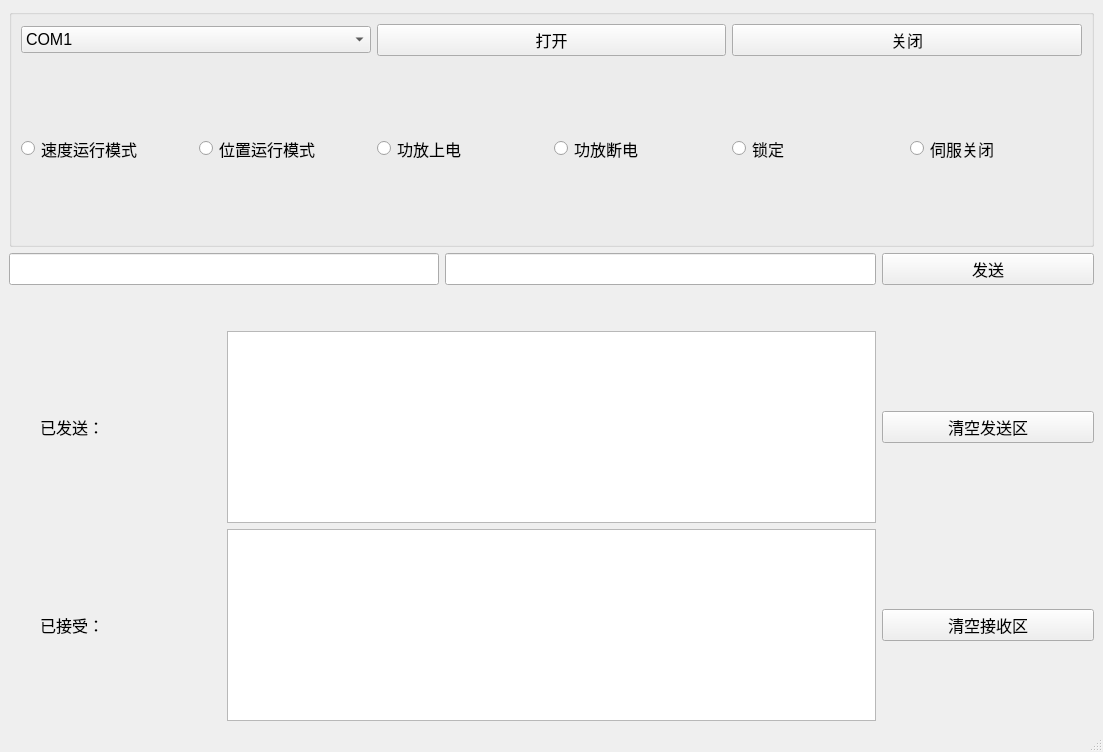
<?xml version="1.0" encoding="UTF-8"?>
<ui version="4.0">
 <class>MainWindow</class>
 <widget class="QMainWindow" name="MainWindow">
  <property name="geometry">
   <rect>
    <x>0</x>
    <y>0</y>
    <width>1103</width>
    <height>752</height>
   </rect>
  </property>
  <property name="sizePolicy">
   <sizepolicy hsizetype="Preferred" vsizetype="Minimum">
    <horstretch>0</horstretch>
    <verstretch>0</verstretch>
   </sizepolicy>
  </property>
  <property name="windowTitle">
   <string>MainWindow</string>
  </property>
  <widget class="QWidget" name="centralwidget">
   <layout class="QGridLayout" name="gridLayout_2">
    <item row="0" column="0">
     <widget class="QGroupBox" name="groupBox">
      <property name="title">
       <string/>
      </property>
      <layout class="QVBoxLayout" name="verticalLayout">
       <item>
        <layout class="QHBoxLayout" name="horizontalLayout">
         <item>
          <widget class="QComboBox" name="cmb_port_name">
           <property name="sizePolicy">
            <sizepolicy hsizetype="Preferred" vsizetype="Fixed">
             <horstretch>0</horstretch>
             <verstretch>0</verstretch>
            </sizepolicy>
           </property>
           <property name="font">
            <font>
             <pointsize>12</pointsize>
            </font>
           </property>
           <item>
            <property name="text">
             <string>COM1</string>
            </property>
           </item>
           <item>
            <property name="text">
             <string>COM2</string>
            </property>
           </item>
          </widget>
         </item>
         <item>
          <widget class="QPushButton" name="btn_open">
           <property name="sizePolicy">
            <sizepolicy hsizetype="Minimum" vsizetype="Fixed">
             <horstretch>0</horstretch>
             <verstretch>0</verstretch>
            </sizepolicy>
           </property>
           <property name="font">
            <font>
             <pointsize>12</pointsize>
            </font>
           </property>
           <property name="text">
            <string>打开</string>
           </property>
          </widget>
         </item>
         <item>
          <widget class="QPushButton" name="btn_close">
           <property name="sizePolicy">
            <sizepolicy hsizetype="Minimum" vsizetype="Fixed">
             <horstretch>0</horstretch>
             <verstretch>0</verstretch>
            </sizepolicy>
           </property>
           <property name="font">
            <font>
             <pointsize>12</pointsize>
            </font>
           </property>
           <property name="text">
            <string>关闭</string>
           </property>
          </widget>
         </item>
        </layout>
       </item>
       <item>
        <layout class="QHBoxLayout" name="horizontalLayout_4">
         <item>
          <widget class="QRadioButton" name="radioButton1">
           <property name="sizePolicy">
            <sizepolicy hsizetype="Minimum" vsizetype="Minimum">
             <horstretch>0</horstretch>
             <verstretch>0</verstretch>
            </sizepolicy>
           </property>
           <property name="font">
            <font>
             <pointsize>12</pointsize>
            </font>
           </property>
           <property name="text">
            <string>速度运行模式</string>
           </property>
          </widget>
         </item>
         <item>
          <widget class="QRadioButton" name="radioButton2">
           <property name="sizePolicy">
            <sizepolicy hsizetype="Minimum" vsizetype="Minimum">
             <horstretch>0</horstretch>
             <verstretch>0</verstretch>
            </sizepolicy>
           </property>
           <property name="font">
            <font>
             <pointsize>12</pointsize>
            </font>
           </property>
           <property name="text">
            <string>位置运行模式</string>
           </property>
          </widget>
         </item>
         <item>
          <widget class="QRadioButton" name="radioButton3">
           <property name="sizePolicy">
            <sizepolicy hsizetype="Minimum" vsizetype="Minimum">
             <horstretch>0</horstretch>
             <verstretch>0</verstretch>
            </sizepolicy>
           </property>
           <property name="font">
            <font>
             <pointsize>12</pointsize>
            </font>
           </property>
           <property name="text">
            <string>功放上电</string>
           </property>
          </widget>
         </item>
         <item>
          <widget class="QRadioButton" name="radioButton4">
           <property name="sizePolicy">
            <sizepolicy hsizetype="Minimum" vsizetype="Minimum">
             <horstretch>0</horstretch>
             <verstretch>0</verstretch>
            </sizepolicy>
           </property>
           <property name="font">
            <font>
             <pointsize>12</pointsize>
            </font>
           </property>
           <property name="text">
            <string>功放断电</string>
           </property>
          </widget>
         </item>
         <item>
          <widget class="QRadioButton" name="radioButton5">
           <property name="sizePolicy">
            <sizepolicy hsizetype="Minimum" vsizetype="Minimum">
             <horstretch>0</horstretch>
             <verstretch>0</verstretch>
            </sizepolicy>
           </property>
           <property name="font">
            <font>
             <pointsize>12</pointsize>
            </font>
           </property>
           <property name="text">
            <string>锁定</string>
           </property>
          </widget>
         </item>
         <item>
          <widget class="QRadioButton" name="radioButton6">
           <property name="sizePolicy">
            <sizepolicy hsizetype="Minimum" vsizetype="Minimum">
             <horstretch>0</horstretch>
             <verstretch>0</verstretch>
            </sizepolicy>
           </property>
           <property name="font">
            <font>
             <pointsize>12</pointsize>
            </font>
           </property>
           <property name="text">
            <string>伺服关闭</string>
           </property>
          </widget>
         </item>
        </layout>
       </item>
      </layout>
     </widget>
    </item>
    <item row="1" column="0">
     <layout class="QGridLayout" name="gridLayout">
      <item row="1" column="2">
       <spacer name="verticalSpacer">
        <property name="orientation">
         <enum>Qt::Vertical</enum>
        </property>
        <property name="sizeType">
         <enum>QSizePolicy::Fixed</enum>
        </property>
        <property name="sizeHint" stdset="0">
         <size>
          <width>20</width>
          <height>40</height>
         </size>
        </property>
       </spacer>
      </item>
      <item row="2" column="1" colspan="3">
       <widget class="QTextEdit" name="show_send">
        <property name="sizePolicy">
         <sizepolicy hsizetype="Expanding" vsizetype="Fixed">
          <horstretch>0</horstretch>
          <verstretch>0</verstretch>
         </sizepolicy>
        </property>
        <property name="font">
         <font>
          <pointsize>12</pointsize>
         </font>
        </property>
       </widget>
      </item>
      <item row="3" column="1" colspan="3">
       <widget class="QTextEdit" name="show_receive">
        <property name="sizePolicy">
         <sizepolicy hsizetype="Expanding" vsizetype="Fixed">
          <horstretch>0</horstretch>
          <verstretch>0</verstretch>
         </sizepolicy>
        </property>
        <property name="font">
         <font>
          <pointsize>12</pointsize>
         </font>
        </property>
       </widget>
      </item>
      <item row="0" column="2" colspan="2">
       <widget class="QLineEdit" name="data_edit2">
        <property name="sizePolicy">
         <sizepolicy hsizetype="Expanding" vsizetype="Minimum">
          <horstretch>0</horstretch>
          <verstretch>0</verstretch>
         </sizepolicy>
        </property>
        <property name="font">
         <font>
          <pointsize>12</pointsize>
         </font>
        </property>
       </widget>
      </item>
      <item row="0" column="0" colspan="2">
       <widget class="QLineEdit" name="data_edit1">
        <property name="sizePolicy">
         <sizepolicy hsizetype="Expanding" vsizetype="Minimum">
          <horstretch>0</horstretch>
          <verstretch>0</verstretch>
         </sizepolicy>
        </property>
        <property name="font">
         <font>
          <pointsize>12</pointsize>
         </font>
        </property>
       </widget>
      </item>
      <item row="0" column="4">
       <widget class="QPushButton" name="btn_send">
        <property name="sizePolicy">
         <sizepolicy hsizetype="Minimum" vsizetype="Minimum">
          <horstretch>0</horstretch>
          <verstretch>0</verstretch>
         </sizepolicy>
        </property>
        <property name="font">
         <font>
          <pointsize>12</pointsize>
         </font>
        </property>
        <property name="text">
         <string>发送</string>
        </property>
       </widget>
      </item>
      <item row="2" column="0">
       <widget class="QLabel" name="ready_send">
        <property name="sizePolicy">
         <sizepolicy hsizetype="Preferred" vsizetype="Minimum">
          <horstretch>0</horstretch>
          <verstretch>0</verstretch>
         </sizepolicy>
        </property>
        <property name="font">
         <font>
          <pointsize>12</pointsize>
         </font>
        </property>
        <property name="layoutDirection">
         <enum>Qt::LeftToRight</enum>
        </property>
        <property name="text">
         <string>       已发送：</string>
        </property>
       </widget>
      </item>
      <item row="3" column="0">
       <widget class="QLabel" name="ready_received">
        <property name="font">
         <font>
          <pointsize>12</pointsize>
         </font>
        </property>
        <property name="text">
         <string>       已接受：</string>
        </property>
       </widget>
      </item>
      <item row="2" column="4">
       <widget class="QPushButton" name="clear_send">
        <property name="sizePolicy">
         <sizepolicy hsizetype="Minimum" vsizetype="Maximum">
          <horstretch>0</horstretch>
          <verstretch>0</verstretch>
         </sizepolicy>
        </property>
        <property name="font">
         <font>
          <pointsize>12</pointsize>
         </font>
        </property>
        <property name="text">
         <string>清空发送区</string>
        </property>
       </widget>
      </item>
      <item row="3" column="4">
       <widget class="QPushButton" name="clear_receive">
        <property name="font">
         <font>
          <pointsize>12</pointsize>
         </font>
        </property>
        <property name="text">
         <string>清空接收区</string>
        </property>
       </widget>
      </item>
     </layout>
    </item>
   </layout>
  </widget>
  <widget class="QStatusBar" name="statusbar"/>
 </widget>
 <resources/>
 <connections>
  <connection>
   <sender>radioButton2</sender>
   <signal>clicked()</signal>
   <receiver>data_edit1</receiver>
   <slot>clear()</slot>
   <hints>
    <hint type="sourcelabel">
     <x>390</x>
     <y>197</y>
    </hint>
    <hint type="destinationlabel">
     <x>159</x>
     <y>257</y>
    </hint>
   </hints>
  </connection>
  <connection>
   <sender>radioButton2</sender>
   <signal>clicked()</signal>
   <receiver>data_edit2</receiver>
   <slot>clear()</slot>
   <hints>
    <hint type="sourcelabel">
     <x>390</x>
     <y>197</y>
    </hint>
    <hint type="destinationlabel">
     <x>864</x>
     <y>257</y>
    </hint>
   </hints>
  </connection>
  <connection>
   <sender>radioButton1</sender>
   <signal>clicked()</signal>
   <receiver>data_edit1</receiver>
   <slot>clear()</slot>
   <hints>
    <hint type="sourcelabel">
     <x>141</x>
     <y>197</y>
    </hint>
    <hint type="destinationlabel">
     <x>119</x>
     <y>257</y>
    </hint>
   </hints>
  </connection>
  <connection>
   <sender>radioButton1</sender>
   <signal>clicked()</signal>
   <receiver>data_edit2</receiver>
   <slot>clear()</slot>
   <hints>
    <hint type="sourcelabel">
     <x>146</x>
     <y>197</y>
    </hint>
    <hint type="destinationlabel">
     <x>871</x>
     <y>257</y>
    </hint>
   </hints>
  </connection>
  <connection>
   <sender>radioButton3</sender>
   <signal>clicked()</signal>
   <receiver>data_edit1</receiver>
   <slot>clear()</slot>
   <hints>
    <hint type="sourcelabel">
     <x>561</x>
     <y>197</y>
    </hint>
    <hint type="destinationlabel">
     <x>206</x>
     <y>257</y>
    </hint>
   </hints>
  </connection>
  <connection>
   <sender>radioButton3</sender>
   <signal>clicked()</signal>
   <receiver>data_edit2</receiver>
   <slot>clear()</slot>
   <hints>
    <hint type="sourcelabel">
     <x>561</x>
     <y>197</y>
    </hint>
    <hint type="destinationlabel">
     <x>871</x>
     <y>257</y>
    </hint>
   </hints>
  </connection>
  <connection>
   <sender>radioButton4</sender>
   <signal>clicked()</signal>
   <receiver>data_edit1</receiver>
   <slot>clear()</slot>
   <hints>
    <hint type="sourcelabel">
     <x>732</x>
     <y>197</y>
    </hint>
    <hint type="destinationlabel">
     <x>278</x>
     <y>257</y>
    </hint>
   </hints>
  </connection>
  <connection>
   <sender>radioButton4</sender>
   <signal>clicked()</signal>
   <receiver>data_edit2</receiver>
   <slot>clear()</slot>
   <hints>
    <hint type="sourcelabel">
     <x>732</x>
     <y>197</y>
    </hint>
    <hint type="destinationlabel">
     <x>871</x>
     <y>257</y>
    </hint>
   </hints>
  </connection>
  <connection>
   <sender>radioButton5</sender>
   <signal>clicked()</signal>
   <receiver>data_edit1</receiver>
   <slot>clear()</slot>
   <hints>
    <hint type="sourcelabel">
     <x>903</x>
     <y>197</y>
    </hint>
    <hint type="destinationlabel">
     <x>311</x>
     <y>257</y>
    </hint>
   </hints>
  </connection>
  <connection>
   <sender>radioButton5</sender>
   <signal>clicked()</signal>
   <receiver>data_edit2</receiver>
   <slot>clear()</slot>
   <hints>
    <hint type="sourcelabel">
     <x>903</x>
     <y>197</y>
    </hint>
    <hint type="destinationlabel">
     <x>871</x>
     <y>257</y>
    </hint>
   </hints>
  </connection>
  <connection>
   <sender>radioButton6</sender>
   <signal>clicked()</signal>
   <receiver>data_edit1</receiver>
   <slot>clear()</slot>
   <hints>
    <hint type="sourcelabel">
     <x>1074</x>
     <y>197</y>
    </hint>
    <hint type="destinationlabel">
     <x>229</x>
     <y>257</y>
    </hint>
   </hints>
  </connection>
  <connection>
   <sender>radioButton6</sender>
   <signal>clicked()</signal>
   <receiver>data_edit2</receiver>
   <slot>clear()</slot>
   <hints>
    <hint type="sourcelabel">
     <x>1074</x>
     <y>197</y>
    </hint>
    <hint type="destinationlabel">
     <x>871</x>
     <y>257</y>
    </hint>
   </hints>
  </connection>
  <connection>
   <sender>clear_send</sender>
   <signal>clicked()</signal>
   <receiver>show_send</receiver>
   <slot>clear()</slot>
   <hints>
    <hint type="sourcelabel">
     <x>918</x>
     <y>416</y>
    </hint>
    <hint type="destinationlabel">
     <x>855</x>
     <y>417</y>
    </hint>
   </hints>
  </connection>
  <connection>
   <sender>clear_receive</sender>
   <signal>clicked()</signal>
   <receiver>show_receive</receiver>
   <slot>clear()</slot>
   <hints>
    <hint type="sourcelabel">
     <x>891</x>
     <y>605</y>
    </hint>
    <hint type="destinationlabel">
     <x>855</x>
     <y>610</y>
    </hint>
   </hints>
  </connection>
 </connections>
</ui>
